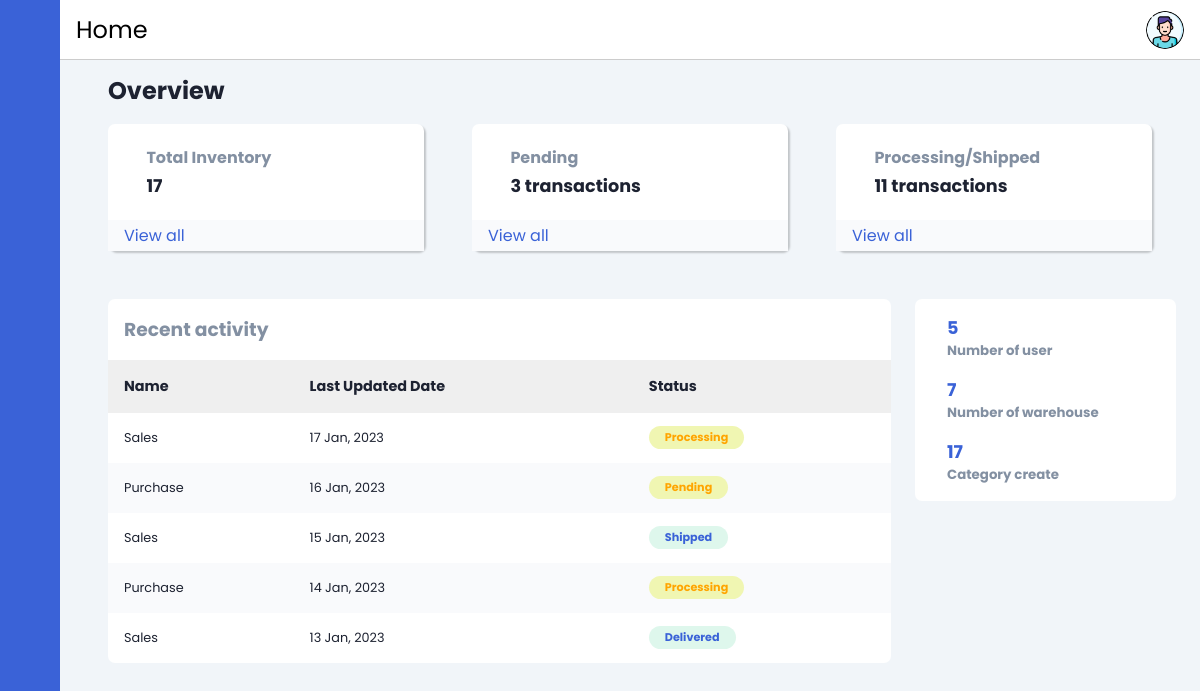
The page / on the database its author committed.
### tables this page shows
CREATE TABLE IF NOT EXISTS Transaction (
    TransactionID INT AUTO_INCREMENT PRIMARY KEY,
    WarehouseID INT,
    CustomerID INT,
    TransactionType VARCHAR(50),
    TransactionDate DATETIME,
    DeliveryStatus VARCHAR(50),
    FOREIGN KEY (WarehouseID) REFERENCES Warehouse(WarehouseID),
    FOREIGN KEY (CustomerID) REFERENCES Customer(CustomerID)
);

### index.php (the view, shortened to what this page needs)
<?php
include("database/database-connect.php");
$totalInventoryQuery = mysqli_query($conn, "SELECT COUNT(*) AS totalProducts FROM Product");
$totalInventoryResult = mysqli_fetch_assoc($totalInventoryQuery);
$pendingTransactionsQuery = mysqli_query($conn, "SELECT COUNT(*) AS totalPendingTransactions FROM Transaction
                                                WHERE DeliveryStatus = 'Pending'");
$pendingTransactionsResult = mysqli_fetch_assoc($pendingTransactionsQuery);
$processedTransactionsQuery = mysqli_query($conn, "SELECT COUNT(*) AS totalProcessedTransactions FROM Transaction                                                  WHERE DeliveryStatus IN ('Processing', 'Shipped')");
$processedTransactionsResult = mysqli_fetch_assoc($processedTransactionsQuery);
$userCountQuery = mysqli_query($conn, "SELECT COUNT(*) AS userCount FROM User");
$userCountResult = mysqli_fetch_assoc($userCountQuery);
$warehouseCountQuery = mysqli_query($conn, "SELECT COUNT(*) AS warehouseCount FROM Warehouse");
$warehouseCountResult = mysqli_fetch_assoc($warehouseCountQuery);
$categoryCountQuery = mysqli_query($conn, "SELECT COUNT(*) AS categoryCount FROM Category");
$categoryCountResult = mysqli_fetch_assoc($categoryCountQuery);
$latestTransactionsQuery = mysqli_query($conn, "SELECT * FROM Transaction ORDER BY TransactionDate DESC LIMIT 5");
?>
<!DOCTYPE html>
<html lang="en">
<head>
    <link rel="stylesheet" href="https://cdn.jsdelivr.net/gh/lykmapipo/themify-icons@0.1.2/css/themify-icons.css">
    <link rel="stylesheet" href="css/style.css">
    <link rel="stylesheet" href="css/header.css">
</head>
<body>
    <div class="sidebar">
        <div class="sidebar-header">
        </div>
        <div class="sidebar-menu">
            <ul>
            </ul>
        </div>
    </div>
    <div class="main-content">
        <header>
            <div class="directory-tag">
                <p>Home</p>
            </div>
            <div class="social-icons">
                <div class="social-icon">
                    <img src="img/user-profile.png" alt="Social Icon" id="social-icon">
                </div>
            </div>
        </header>
        <main>
            <h2 class="dash-title">Overview</h2>
            <div class="dash-cards">
                <div class="card-single">
                    <div class="card-body">
                        <div>
                            <h5>Total Inventory</h5>
                            <h4>
                                <?php echo $totalInventoryResult['totalProducts']; ?>
                            </h4>
                        </div>
                    </div>
                    <div class="card-footer">
                        <a href="layout/inventory.php">View all</a>
                    </div>
                </div>
                <div class="card-single">
                    <div class="card-body">
                        <div>
                            <h5>Pending</h5>
                            <h4>
                                <?php echo $pendingTransactionsResult['totalPendingTransactions']; ?> transactions
                            </h4>
                        </div>
                    </div>
                    <div class="card-footer">
                        <a href="layout/transaction.php">View all</a>
                    </div>
                </div>
                <div class="card-single">
                    <div class="card-body">
                        <div>
                            <h5>Processing/Shipped</h5>
                            <h4>
                                <?php echo $processedTransactionsResult['totalProcessedTransactions']; ?> transactions
                            </h4>
                        </div>
                    </div>
                    <div class="card-footer">
                        <a href="layout/transaction.php">View all</a>
                    </div>
                </div>
            </div>
            <section class="recent">
                <div class="activity-grid">
                    <div class="activity-card">
                        <h3>Recent activity</h3>
                        <div class="table-responsive">
                            <table>
                                <thead>
                                    <tr>
                                        <th>Name</th>
                                        <th>Last Updated Date</th>
                                        <th>Status</th>
                                    </tr>
                                </thead>
                                <tbody>
                                    <?php
                                    while ($row = mysqli_fetch_assoc($latestTransactionsQuery)) {
                                        $statusClass = ($row['DeliveryStatus'] == 'Pending' || $row['DeliveryStatus'] == 'Processing') ? 'warning' : 'success';
                                        ?>
                                        <tr>
                                            <td>
                                                <?php echo $row['TransactionType']; ?>
                                            </td>
                                            <td>
                                                <?php echo date('d M, Y', strtotime($row['TransactionDate'])); ?>
                                            </td>
                                            <td>
                                                <span class="badge <?php echo $statusClass; ?>">
                                                    <?php echo $row['DeliveryStatus']; ?>
                                                </span>
                                            </td>
                                        </tr>
                                        <?php
                                    }
                                    ?>
                                </tbody>
                            </table>
                        </div>
                    </div>
                    <div class="summary">
                        <div class="summary-card">
                            <div class="summary-single">
                                <div>
                                    <h5>
                                        <?php echo $userCountResult['userCount']; ?>
                                    </h5>
                                    <small>Number of user</small>
                                </div>
                            </div>
                            <div class="summary-single">
                                <div>
                                    <h5>
                                        <?php echo $warehouseCountResult['warehouseCount']; ?>
                                    </h5>
                                    <small>Number of warehouse</small>
                                </div>
                            </div>
                            <div class="summary-single">
                                <div>
                                    <h5>
                                        <?php echo $categoryCountResult['categoryCount']; ?>
                                    </h5>
                                    <small>Category create</small>
                                </div>
                            </div>
                        </div>
                    </div>
                </div>
            </section>
        </main>
    </div>
</body>
</html>

### css/style.css (style rules this page uses)
main { margin-top: 4vh; min-height: 90vh; padding: 1rem 3rem; }
.dash-title { color: var(--color-dark); margin-bottom: 1rem; }
.dash-cards { display: grid; grid-template-columns: repeat(3, 1fr); grid-column-gap: 3rem; }
.card-single { background: #fff; border-radius: 7px; box-shadow: 2px 2px 2px rgba(0, 0, 0, 0.2); }
.card-body { padding: 1.3rem 1rem; display: flex; align-items: center; }
.card-body h5 { color: var(--text-grey); font-size: 1rem; }
.card-body h4 { color: var(--color-dark); font-size: 1.1rem; margin-top: .2rem; }
.card-footer { padding: .2rem 1rem; background: #f9fafc; }
.card-footer a { color: var(--main-color); }
.recent { margin-top: 3rem; margin-bottom: 3rem; }
.activity-grid { display: grid; grid-template-columns: 75% 25%; grid-column-gap: 1.5rem; }
.activity-card, .summary-card, .bday-card { background: #fff; border-radius: 7px; }
.activity-card h3 { color: var(--text-grey); margin: 1rem; }
.activity-card table { width: 100%; border-collapse: collapse; }
.activity-card thead { background: #efefef; text-align: left; }
th, td { font-size: .9rem; padding: 1rem 1rem; color: var(--color-dark); }
td { font-size: .8rem; }
tbody tr:nth-child(even) { background: #f9fafc; }
.badge { padding: .2rem 1rem; border-radius: 20px; font-weight: 700; font-size: .7rem; }
.badge.success { background: #DEF7EC; color: var(--main-color); }
.badge.warning { background: #F0F6B2; color: orange; }
.summary-card { margin-bottom: 1.5rem; padding-top: .5rem; padding-bottom: .5rem; }
.summary-single { padding: .5rem 1rem; display: flex; align-items: center; }
.summary-single h5 { color: var(--main-color); font-size: 1.1rem; margin-bottom: 0rem !important; }
.summary-single small { font-weight: 700; color: var(--text-grey); }
.table-responsive { overflow-x: auto; }

### css/header.css (style rules this page uses)
:root { --main-color: #3A62D7; --color-dark: #1D2231; --text-grey: #8390A2; }
* { font-family: 'Poppins', sans-serif; margin: 0; padding: 0; text-decoration: none; list-style-type: none; box-sizing: border-box; }
body { background: #f1f5f9; }
.sidebar { height: 100%; width: 240px; position: fixed; left: 0; top: 0; z-index: 100; background: var(--main-color); color: #fff; overflow-y: auto; transition: width 500ms; }
.sidebar-header { display: flex; justify-content: space-between; align-items: center; height: 60px; padding: 0rem 1rem; }
.sidebar-menu { padding: 1rem; }
.main-content { position: relative; margin-left: 240px; transition: margin-left 500ms; }
header { position: fixed; left: 240px; top: 0; z-index: 100; width: calc(100% - 240px); background: #fff; height: 60px; padding: 0rem 1rem; display: flex; align-items: center; justify-content: space-between; border-bottom: 1px solid #ccc; transition: left 500ms; }
.directory-tag { display: flex; align-items: center; }
.directory-tag p, .social-icons span { font-size: 1.5rem; }
.social-icons { position: relative; }
.social-icons .social-icon { position: relative; display: inline-block; }
.social-icons img { height: 38px; width: 38px; border-radius: 50%; transition: transform 0.3s ease; }
@media only screen and (max-width: 1200px) { .sidebar { width: 60px; z-index: 150; } }
@media only screen and (max-width: 1200px) { .sidebar .sidebar-header, .sidebar li { display: flex; justify-content: center; } }
@media only screen and (max-width: 1200px) { .main-content { margin-left: 60px; } }
@media only screen and (max-width: 1200px) { .main-content header { left: 60px; width: calc(100% - 60px); } }

### rows shown on the page
transaction: TransactionType "Sales", TransactionDate "17 Jan, 2023", DeliveryStatus "Processing"
transaction: TransactionType "Purchase", TransactionDate "16 Jan, 2023", DeliveryStatus "Pending"
transaction: TransactionType "Sales", TransactionDate "15 Jan, 2023", DeliveryStatus "Shipped"
transaction: TransactionType "Purchase", TransactionDate "14 Jan, 2023", DeliveryStatus "Processing"
transaction: TransactionType "Sales", TransactionDate "13 Jan, 2023", DeliveryStatus "Delivered"

### other values the page prints
$totalInventoryResult['totalProducts'] "17"
$pendingTransactionsResult['totalPendingTransactions'] "3"
$processedTransactionsResult['totalProcessedTransactions'] "11"
$userCountResult['userCount'] "5"
$warehouseCountResult['warehouseCount'] "7"
$categoryCountResult['categoryCount'] "17"
